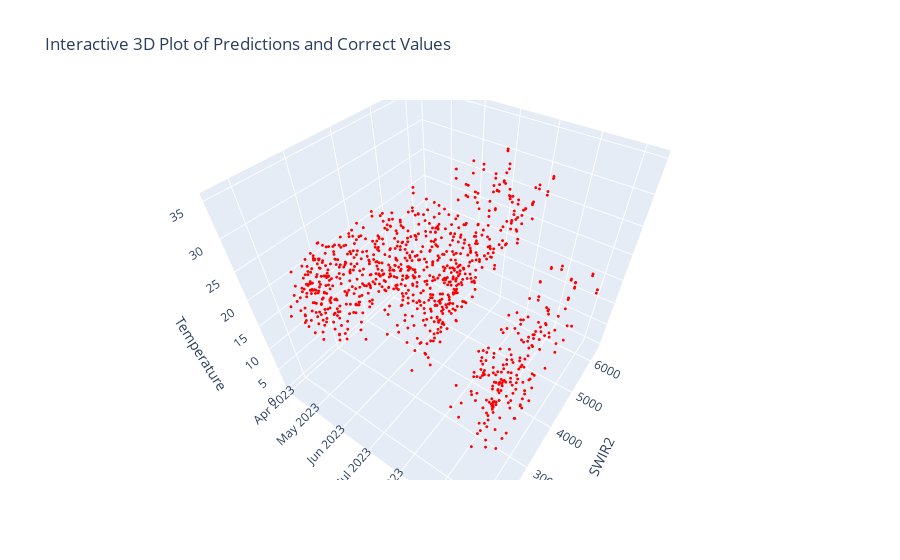

Notebook source saved alongside this figure:
### Code cell
fig = make_subplots(specs=[[{'type': 'surface'}]])

# Add the prediction plane
#plane = go.Surface(x=nir_grid, y=swir_grid, z=z_pred, colorscale='plasma', opacity=0.5)
#fig.add_trace(plane)

# Add the correct values as scatter points
scatter = go.Scatter3d(x=df['date'], y=df['swir2'], z=df['temperature'], mode='markers', marker=dict(color='red', size=1), name='Correct Values')
fig.add_trace(scatter)

# Update the layout
fig.update_layout(scene=dict(
                    xaxis_title='Date',
                    yaxis_title='SWIR2',
                    zaxis_title='Temperature'),
                  title='Interactive 3D Plot of Predictions and Correct Values')

fig.show()

### Figure 1 — Plotly figure (JSON) as saved in the notebook; plotly's stock layout.template omitted (floating-point values rounded to 4 significant figures; data arrays with more than 128 entries replaced by an {"elided": "..."} marker saying what was removed)
{"data": [{"marker": {"color": "red", "size": 1}, "mode": "markers", "name": "Correct Values", "type": "scatter3d", "x": {"elided": "966 str values"}, "y": {"elided": "966 int values"}, "z": {"elided": "966 float values"}}], "layout": {"autosize": true, "scene": {"aspectmode": "auto", "aspectratio": {"x": 1, "y": 1, "z": 1}, "camera": {"center": {"x": 0, "y": 0, "z": 0}, "eye": {"x": 0.6985, "y": -0.993, "z": 1.209}, "projection": {"type": "perspective"}, "up": {"x": 0, "y": 0, "z": 1}}, "domain": {"x": [0, 1], "y": [0, 1]}, "xaxis": {"title": {"text": "Date"}, "type": "date"}, "yaxis": {"title": {"text": "SWIR2"}, "type": "linear"}, "zaxis": {"title": {"text": "Temperature"}, "type": "linear"}}, "title": {"text": "Interactive 3D Plot of Predictions and Correct Values"}}}
